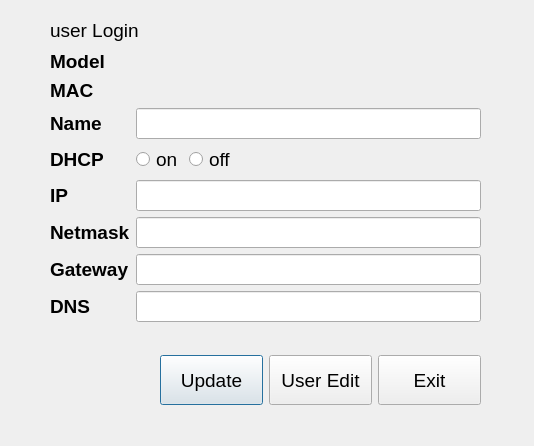
<?xml version="1.0" encoding="UTF-8"?>
<ui version="4.0">
 <class>dialogDevice</class>
 <widget class="QDialog" name="dialogDevice">
  <property name="geometry">
   <rect>
    <x>0</x>
    <y>0</y>
    <width>534</width>
    <height>446</height>
   </rect>
  </property>
  <property name="windowTitle">
   <string>Dialog</string>
  </property>
  <widget class="QWidget" name="formLayoutWidget">
   <property name="geometry">
    <rect>
     <x>50</x>
     <y>50</y>
     <width>431</width>
     <height>296</height>
    </rect>
   </property>
   <layout class="QFormLayout" name="formLayout">
    <item row="0" column="0">
     <widget class="QLabel" name="labModel">
      <property name="font">
       <font>
        <pointsize>14</pointsize>
        <weight>75</weight>
        <bold>true</bold>
       </font>
      </property>
      <property name="text">
       <string>Model</string>
      </property>
     </widget>
    </item>
    <item row="0" column="1">
     <widget class="QLabel" name="labelModel">
      <property name="font">
       <font>
        <pointsize>14</pointsize>
       </font>
      </property>
      <property name="text">
       <string/>
      </property>
     </widget>
    </item>
    <item row="1" column="0">
     <widget class="QLabel" name="labMAC">
      <property name="font">
       <font>
        <pointsize>14</pointsize>
        <weight>75</weight>
        <bold>true</bold>
       </font>
      </property>
      <property name="text">
       <string>MAC</string>
      </property>
     </widget>
    </item>
    <item row="1" column="1">
     <widget class="QLabel" name="labelMAC">
      <property name="font">
       <font>
        <pointsize>14</pointsize>
       </font>
      </property>
      <property name="text">
       <string/>
      </property>
     </widget>
    </item>
    <item row="2" column="0">
     <widget class="QLabel" name="labName">
      <property name="font">
       <font>
        <pointsize>14</pointsize>
        <weight>75</weight>
        <bold>true</bold>
       </font>
      </property>
      <property name="text">
       <string>Name</string>
      </property>
     </widget>
    </item>
    <item row="2" column="1">
     <widget class="QLineEdit" name="editName">
      <property name="font">
       <font>
        <pointsize>14</pointsize>
       </font>
      </property>
     </widget>
    </item>
    <item row="3" column="0">
     <widget class="QLabel" name="labDHCP">
      <property name="font">
       <font>
        <pointsize>14</pointsize>
        <weight>75</weight>
        <bold>true</bold>
       </font>
      </property>
      <property name="text">
       <string>DHCP</string>
      </property>
     </widget>
    </item>
    <item row="3" column="1">
     <layout class="QHBoxLayout" name="horizontalLayout">
      <item>
       <widget class="QRadioButton" name="btnOn">
        <property name="font">
         <font>
          <pointsize>14</pointsize>
         </font>
        </property>
        <property name="text">
         <string>on</string>
        </property>
       </widget>
      </item>
      <item>
       <widget class="QRadioButton" name="btnOff">
        <property name="font">
         <font>
          <pointsize>14</pointsize>
         </font>
        </property>
        <property name="text">
         <string>off</string>
        </property>
       </widget>
      </item>
      <item>
       <spacer name="horizontalSpacer">
        <property name="orientation">
         <enum>Qt::Horizontal</enum>
        </property>
        <property name="sizeHint" stdset="0">
         <size>
          <width>40</width>
          <height>20</height>
         </size>
        </property>
       </spacer>
      </item>
     </layout>
    </item>
    <item row="4" column="0">
     <widget class="QLabel" name="labIP">
      <property name="font">
       <font>
        <pointsize>14</pointsize>
        <weight>75</weight>
        <bold>true</bold>
       </font>
      </property>
      <property name="text">
       <string>IP</string>
      </property>
     </widget>
    </item>
    <item row="4" column="1">
     <widget class="QLineEdit" name="editIP">
      <property name="font">
       <font>
        <pointsize>14</pointsize>
       </font>
      </property>
     </widget>
    </item>
    <item row="5" column="0">
     <widget class="QLabel" name="labNetmask">
      <property name="font">
       <font>
        <pointsize>14</pointsize>
        <weight>75</weight>
        <bold>true</bold>
       </font>
      </property>
      <property name="text">
       <string>Netmask</string>
      </property>
     </widget>
    </item>
    <item row="5" column="1">
     <widget class="QLineEdit" name="editNetmask">
      <property name="font">
       <font>
        <pointsize>14</pointsize>
       </font>
      </property>
     </widget>
    </item>
    <item row="6" column="0">
     <widget class="QLabel" name="labGateway">
      <property name="font">
       <font>
        <pointsize>14</pointsize>
        <weight>75</weight>
        <bold>true</bold>
       </font>
      </property>
      <property name="text">
       <string>Gateway</string>
      </property>
     </widget>
    </item>
    <item row="6" column="1">
     <widget class="QLineEdit" name="editGateway">
      <property name="font">
       <font>
        <pointsize>14</pointsize>
       </font>
      </property>
     </widget>
    </item>
    <item row="7" column="0">
     <widget class="QLabel" name="labDNS">
      <property name="font">
       <font>
        <pointsize>14</pointsize>
        <weight>75</weight>
        <bold>true</bold>
       </font>
      </property>
      <property name="text">
       <string>DNS</string>
      </property>
     </widget>
    </item>
    <item row="7" column="1">
     <widget class="QLineEdit" name="editDNS">
      <property name="font">
       <font>
        <pointsize>14</pointsize>
       </font>
      </property>
     </widget>
    </item>
   </layout>
  </widget>
  <widget class="QLabel" name="labUser">
   <property name="geometry">
    <rect>
     <x>50</x>
     <y>10</y>
     <width>411</width>
     <height>41</height>
    </rect>
   </property>
   <property name="font">
    <font>
     <pointsize>14</pointsize>
    </font>
   </property>
   <property name="text">
    <string>user Login</string>
   </property>
  </widget>
  <widget class="QWidget" name="horizontalLayoutWidget_2">
   <property name="geometry">
    <rect>
     <x>160</x>
     <y>340</y>
     <width>321</width>
     <height>80</height>
    </rect>
   </property>
   <layout class="QHBoxLayout" name="horizontalLayout_2">
    <item>
     <widget class="QPushButton" name="btnUpdate">
      <property name="minimumSize">
       <size>
        <width>30</width>
        <height>50</height>
       </size>
      </property>
      <property name="font">
       <font>
        <pointsize>14</pointsize>
       </font>
      </property>
      <property name="text">
       <string>Update</string>
      </property>
     </widget>
    </item>
    <item>
     <widget class="QPushButton" name="btnEdit">
      <property name="minimumSize">
       <size>
        <width>30</width>
        <height>50</height>
       </size>
      </property>
      <property name="font">
       <font>
        <pointsize>14</pointsize>
       </font>
      </property>
      <property name="text">
       <string>User Edit</string>
      </property>
     </widget>
    </item>
    <item>
     <widget class="QPushButton" name="btnExit">
      <property name="minimumSize">
       <size>
        <width>30</width>
        <height>50</height>
       </size>
      </property>
      <property name="font">
       <font>
        <pointsize>14</pointsize>
       </font>
      </property>
      <property name="text">
       <string>Exit</string>
      </property>
     </widget>
    </item>
   </layout>
  </widget>
 </widget>
 <resources/>
 <connections/>
</ui>
